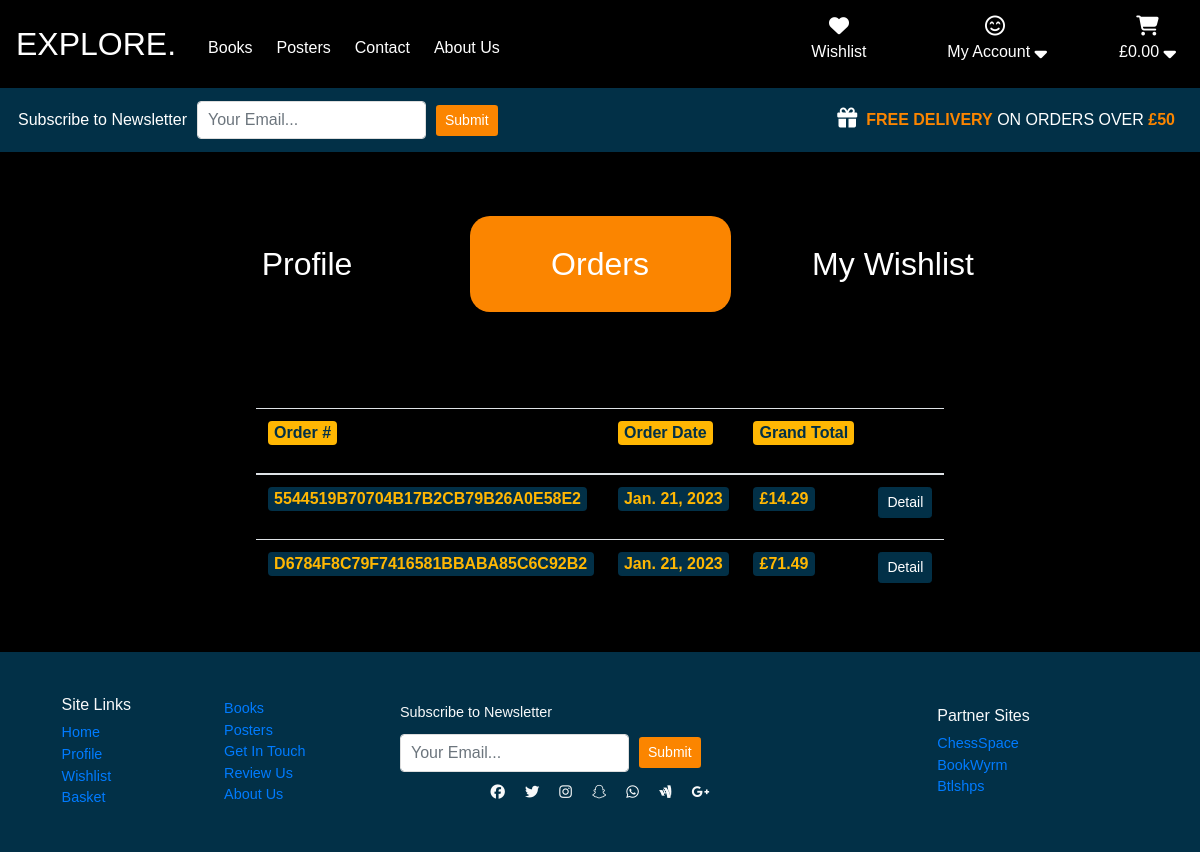
/profile/order-history/ (signed in), run on the app's committed database.
### checkout/models.py (models this page shows, shortened)
class Order(models.Model):
    order_number = models.CharField(max_length=32, null=False, editable=False)
    user_profile = models.ForeignKey(UserProfile, on_delete=models.SET_NULL, null=True, blank=True, related_name='orders')
    full_name = models.CharField(max_length=50, null=False, blank=False)
    email = models.EmailField(max_length=254, null=False, blank=False)
    phone_number = models.CharField(max_length=20, null=False, blank=False)
    country = CountryField(blank_label="Country *", null=False, blank=False)
    postcode = models.CharField(max_length=20, null=True, blank=True)
    town_or_city = models.CharField(max_length=40, null=False, blank=False)
    street_address1 = models.CharField(max_length=80, null=False, blank=False)
    street_address2 = models.CharField(max_length=80, null=False, blank=False)
    county = models.CharField(max_length=80, null=True, blank=True)
    date = models.DateField(auto_now_add=True)
    delivery_cost = models.DecimalField(max_digits=6, decimal_places=2, null=False, default=0)
    order_total = models.DecimalField(max_digits=10, decimal_places=2, null=False, default=0)
    grand_total = models.DecimalField(max_digits=10, decimal_places=2, null=False, default=0)
    original_basket = models.TextField(null=False, blank=False, default='')
    stripe_pid = models.CharField(max_length=254, null=False, blank=False, default='')

### profiles/views.py (the view)
# urls.py: path('order-history/', views.order_history, name='order_history'),
def order_history(request):
    template = 'profile/order-history.html'
    profile = get_object_or_404(UserProfile, user=request.user)
    orders = profile.orders.all()
    context = {
        'orders': orders,
    }
    return render(request, template, context)

### profiles/templates/profile/order-history.html (shortened to what this page needs)
{% extends 'profile/profile-base.html' %}
{% load static %}
{% block history_active %}active{% endblock %}
{% block order_content %}
    <div class="col-12 col-lg-8 d-flex justify-content-center m-auto">
        <div class="m-auto">
            <table class="table table-responsive text-light m-auto">
                <thead>
                    <tr>
                        <th><span class="badge badge-light mb-3">Order #</span></th>
                        <th><span class="badge badge-light mb-3">Order Date</span></th>
                        <th><span class="badge badge-light mb-3">Grand Total</span></th>
                        <th></th>
                    </tr>
                </thead>
                <tbody>
                    {% for order in orders %}
                    <tr>
                        <td><span class="badge badge-info mb-3">{{ order.order_number }}</span></td>
                        <td><span class="badge badge-info mb-3">{{ order.date }}</span></td>
                        <td><span class="badge badge-info mb-3">£{{ order.grand_total }}</span></td>
                        <td><a href="{% url 'order_history_detail' order.order_number %}" class="btn btn-sm btn-outline-primary">Detail</a></td>
                    </tr>
                    {% empty %}
                        <div class="m-auto alert-info">There are currently no orders in your order history.</div>
                    {% endfor %}
                </tbody>
            </table>
        </div>
    </div>
{% endblock %}

### static/css/base.css (style rules this page uses)
:root { --light-blue: #8ECAE6; --blue: #219EBC; --dark-blue: #023047; --yellow: #FFB703; --orange: #FB8500; --red: #d62828; --hero-txt-bg: rgba(148, 121, 135, 0) }
*, *::before, *::after { box-sizing: border-box; }
html, body { height: 100%; width: 100%; margin: 0; }
body { background: black; color: white; font-family: 'Montserrat', sans-serif; font-weight: 400; display: flex; flex-direction: column; }
.badge-info { background: var(--dark-blue); color: var(--yellow); }
.badge-light { background: var(--yellow); color: var(--dark-blue); }
.btn-outline-primary { background: var(--dark-blue); color: white; border-color: var(--dark-blue); }

### profiles/static/profiles/css/profiles.css (style rules this page uses)
.badge { font-size: 1rem; }

### data on the page
Order: order_number "5544519B70704B17B2CB79B26A0E58E2", date "Jan. 21, 2023", grand_total "14.29"
Order: order_number "D6784F8C79F7416581BBABA85C6C92B2", date "Jan. 21, 2023", grand_total "71.49"
